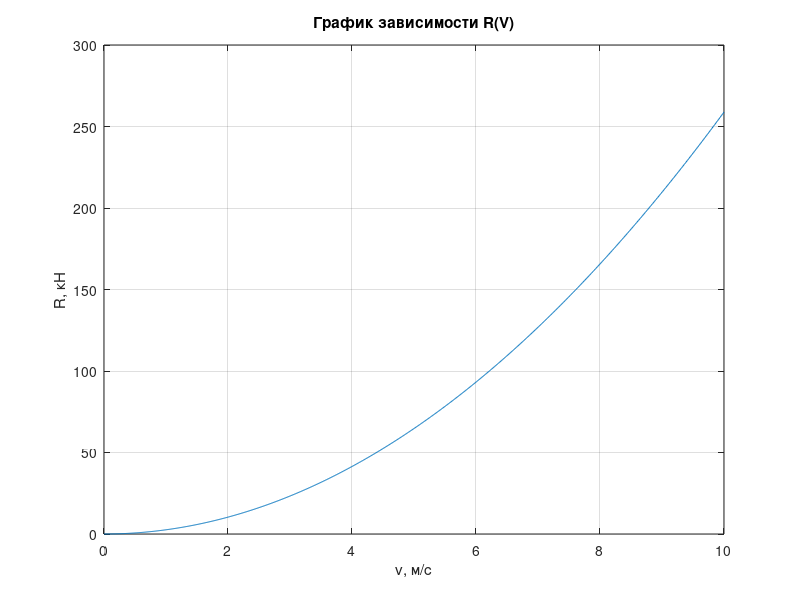

Recreate this plot in MATLAB.
v = 0:0.01:10;
R = 2.5885*v.*abs(v);
plot(v,R)
grid on
title('График зависимости R(V)')
xlabel('v, м/с')
ylabel('R, кН')
